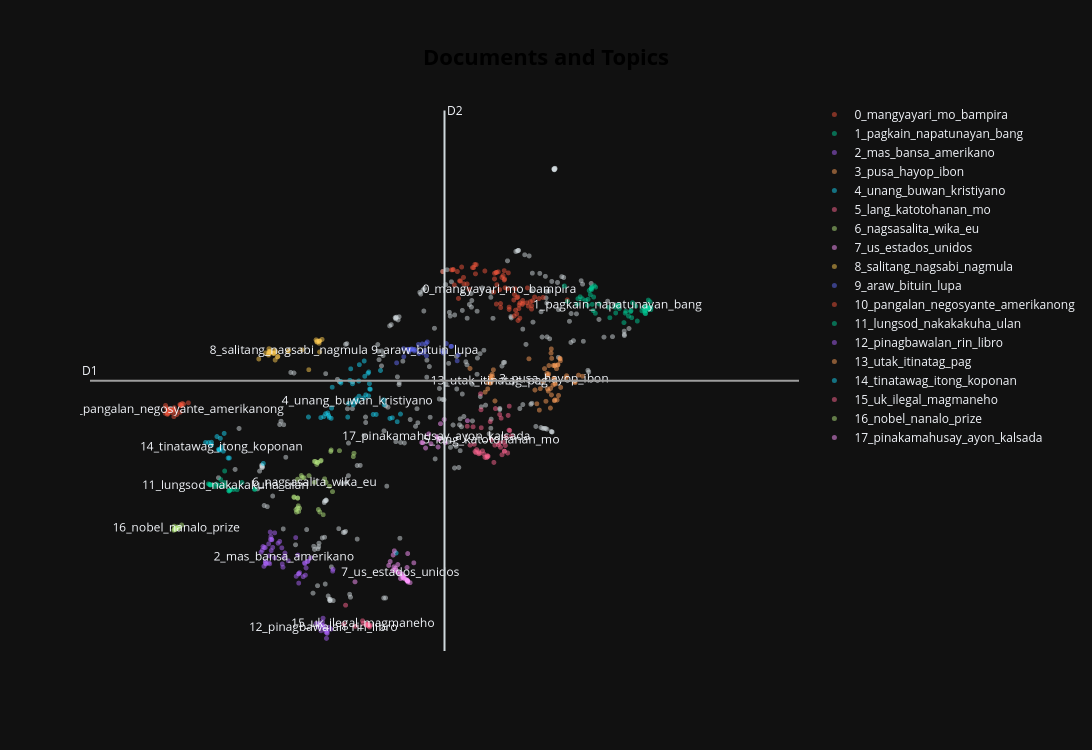

The notebook cell saved with this chart:
### Code cell
fig = topic_model_filipino.visualize_documents(
    filipino_embeddings['question'],
    reduced_embeddings=umap_model_2d.fit_transform(filipino_embeddings.drop(columns=['question']).to_numpy())
)

fig.update_layout(template="plotly_dark")
fig.show()
